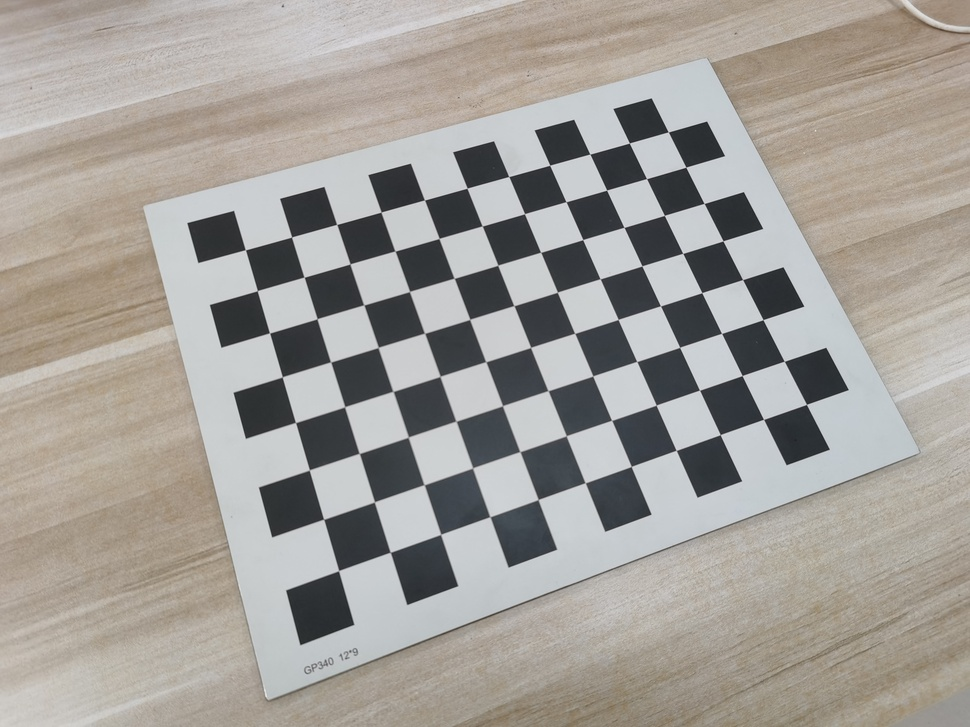
#> input picture exp4/0/1.jpg, 970 x 727 px, shrunk from 3648 x 2736 before the run; its folder holds only this picture in this run
$ python cam_coliberation.py
#> lines starting #> are read from the running program, lines starting #| are printed output that depends on the picture
#> (reads exp4/param/mtx.npy from the repository)
#> (reads exp4/param/dist.npy from the repository)
#> (reads exp4/param/rvecs.npy from the repository)
#> (reads exp4/param/tvecs.npy from the repository)
# E:\environments\media_pipe

import random
import numpy as np
import matplotlib.pyplot as plt
import cv2
import os

import sys;sys.path.append('../')
import utils
# 代码中设置环境变量
os.environ['QT_QPA_PLATFORM_PLUGIN_PATH'] = "D:\YHT\颜浩天\stereo\stereo_env\Lib\site-packages\PyQt5\Qt5\plugins"


# 定位角点
# [19 lines left out: functions find_chessboard_cor, draw_chessboard_cor, not called in this run]


# 旋转向量转旋转矩阵
def Rodriguez(rvecs):
    # 旋转向量模长
    θ = (rvecs[0] * rvecs[0] + rvecs[1] * rvecs[1] + rvecs[2] * rvecs[2])**(1/2)
    # 旋转向量的单位向量
    r = rvecs / θ
    # 旋转向量单位向量的反对称矩阵
    anti_r = np.array([
        [0, -r[2], r[1]],
        [r[2], 0, -r[0]],
        [-r[1], r[0], 0]
    ])
    # 旋转向量转旋转矩阵(Rodriguez公式)     # np.outer(r, r) = r @ r.T 向量外积
    M = np.eye(3) * np.cos(θ) + (1 - np.cos(θ)) * np.outer(r, r) + np.sin(θ) * anti_r
    return M


# 可视化标定过程中的相机位姿
def show_cam_pose(rvecs, tvecs):
    # 相机坐标系下基向量
    vec = np.array([
        [1,0,0],
        [0,1,0],
        [0,0,1]
    ])
    # 相机位姿模型
    cam = (2/3)*np.array([
        [ 1, 1, 2],
        [-1, 1, 2],
        [-1,-1, 2],
        [ 1,-1, 2],
        [ 1, 1, 2],
    ])
    fig = plt.figure()
    ax = fig.add_subplot(111, projection='3d')
    # 绘制每一个角度拍摄的相机
    for i in range(rvecs.shape[0]):
        # 旋转向量转旋转矩阵
        M = Rodriguez(rvecs[i,:])
        # 相机原点 w = R^(-1)(0 - t)
        x0,y0,z0 = M.T @ (-tvecs[i,:])
        c = ['r','g','b']
        # 随机颜色
        hex = '0123456789abcdef'
        rand_c = '#'+''.join([hex[random.randint(0,15)] for _ in range(6)])
        # 绘制相机坐标系
        for j in range(3):
            # 相机位姿(相机坐标系转世界坐标系)
            # w = R^(-1)(c - t)
            x1,y1,z1 = M.T @ (vec[j,:] - tvecs[i,:])
            # 相机坐标系
            ax.plot([x0,x1],[y0,y1],[z0,z1],color=c[j])
        C = (M.T @ (cam - tvecs[i,:]).T).T
        # 绘制相机位姿
        for k in range(4):
            ax.plot([C[k,0],C[k+1,0]],[C[k,1],C[k+1,1]],[C[k,2],C[k+1,2]], color=rand_c)
            ax.plot([x0,C[k+1,0]],[y0,C[k+1,1]],[z0,C[k+1,2]], color=rand_c)
        # 相机编号
        ax.text(x0,y0,z0,i+1)
    # 绘制棋盘格
    for i in range(9):
        ax.plot([0, 11],[-i, -i],[0,0],color="black")
    for i in range(12):
        ax.plot([i, i],[-8, 0],[0,0],color="black")
    # 绘制世界(棋盘格)坐标系
    for i in range(3):
        ax.plot([0, 3*vec[i,0]],[0,  -3*vec[i,1]],[0, 2*vec[i,2]],color=c[i],linewidth=3)
    plt.xlim(-3,14)
    plt.ylim(-13,4)


# 可视化标定过程中的棋盘位姿
def show_chessboard_pose(rvecs, tvecs):
    # 棋盘坐标系下基向量
    vec = np.array([
        [1,0,0],
        [0,1,0],
        [0,0,1]
    ])
    # 相机位姿模型
    C = np.array([
        [ 1, 1, 3],
        [-1, 1, 3],
        [-1,-1, 3],
        [ 1,-1, 3],
        [ 1, 1, 3],
    ])
    fig = plt.figure()
    ax = fig.add_subplot(111, projection='3d')
    c = ['r','g','b'] # 坐标轴颜色
    # 绘制每一个角度拍摄的棋盘格
    for i in range(rvecs.shape[0]):
        # 旋转向量转旋转矩阵
        M = Rodriguez(rvecs[i,:])
        # 棋盘原点 c = Rw + t
        x0,y0,z0 = tvecs[i,:]
        # 随机颜色
        hex = '0123456789abcdef'
        rand_c = '#'+''.join([hex[random.randint(0,15)] for _ in range(6)])
        # 绘制棋盘位姿
        for k in range(0,9):
            b = np.array([[0, -k, 0],[11, -k, 0]])
            b = (M @ b.T + tvecs[i,:].reshape(-1,1)).T
            ax.plot([b[0,0], b[1,0]],[b[0,1], b[1,1]],[b[0,2], b[1,2]],color=rand_c)
        for k in range(0,12):
            b = np.array([[k, -8, 0],[k, 0, 0]])
            b = (M @ b.T + tvecs[i,:].reshape(-1,1)).T
            ax.plot([b[0,0], b[1,0]],[b[0,1], b[1,1]],[b[0,2], b[1,2]],color=rand_c)
            k += 11
        # 绘制棋盘坐标系
        for j in range(3):
            # (世界坐标系转相机坐标系)
            # c = Rw + t
            x1,y1,z1 = M @ vec[j,:] + tvecs[i,:]
            ax.plot([x0,x1],[y0,y1],[z0,z1],color=c[j])
        # 棋盘编号
        ax.text(x0,y0,z0,i+1)
    # 绘制世界(相机)坐标系
    for i in range(3):
        ax.plot([0, vec[i,0]],[0,  -vec[i,1]],[0, 2*vec[i,2]],color=c[i],linewidth=2)
    # 绘制相机位姿
    for i in range(4):
        ax.plot([C[i,0],C[i+1,0]],[C[i,1],C[i+1,1]],[C[i,2],C[i+1,2]], color="black")
        ax.plot([0,C[i+1,0]],[0,C[i+1,1]],[0,C[i+1,2]], color="black")


# 求解内外参数
# [44 lines left out: function CamCalibrate, not called in this run]


# 计算重投影误差:
def CalcReprojError(num, world, cam, mtx, dist, rvecs, tvecs):
    errors = []
    for i in range(num):
        # 计算重投影坐标(dist=0不考虑畸变)
        # reproj, _ = cv2.projectPoints(world[i], rvecs[i], tvecs[i], mtx, dist)
        reproj = CalcProjectPoints(world[i], rvecs[i], tvecs[i], mtx, dist)
        # 原始坐标
        original_pts = cam[i].reshape(cam[i].shape[0], 2)
        # 重投影坐标
        reprojec_pts = reproj.reshape(reproj.shape[0], 2)
        # RMSE
        error = original_pts - reprojec_pts
        error = np.sum(error*error)**(1/2) / reproj.shape[0]
        # 等价:
        # error = cv2.norm(cam[i],reproj, cv2.NORM_L2) / reproj.shape[0]
        errors.append(error)
        # 重投影可视化
        img = cv2.imread('./0/' + str(i+1)+'.jpg')
        # img,_,_ = utils.auto_reshape(img, 1920)
        drawReprojCor(img, original_pts, reprojec_pts, i)

    # 误差条形图
    # 可视化每张图像的误差(单位:像素)
    plt.bar(range(num), errors, width=0.8, label='reproject error', color='#87cefa')
    # 误差平均值(单位:像素)
    mean_error = sum(errors) / num
    plt.plot([-1,num], [mean_error,mean_error], color='r', linestyle='--',label='overall RMSE:%.3f'%(mean_error))
    plt.xticks(range(num), range(1,num+1))
    plt.ylabel('RMSE Error in Pixels')
    plt.xlabel('Images')
    plt.legend()


# 计算重投影坐标
def CalcProjectPoints(world, rvecs, tvecs, mtx, dist):
    # 旋转向量转旋转矩阵
    M = Rodriguez(rvecs)
    # c = Rw + t (世界坐标系转相机坐标系)
    R_t =  (M @ world.T).T + tvecs
    # (相机坐标系到图像坐标系)
    plain_pts = (mtx @ R_t.T) #(3, 88) [X, Y, Z]
    plain_pts = (plain_pts / plain_pts[2,:]).T[:,:2] # (88, 2) [X/Z, Y/Z, 1(舍去)]
    # 去畸变
    c_xy = np.array([mtx[0,2], mtx[1,2]])
    f_xy = np.array([mtx[0,0], mtx[1,1]])

    k1, k2, p1, p2, k3 = dist[0]
    x_y = (plain_pts - c_xy) / f_xy
    r = np.sum(x_y * x_y, 1)

    x_distorted = x_y[:,0] * (1 + k1*r + k2*r*r + k3*r*r*r) + 2*p1*x_y[:,0]*x_y[:,1] + p2*(r + 2*x_y[:,0]*x_y[:,0])
    y_distorted = x_y[:,1] * (1 + k1*r + k2*r*r + k3*r*r*r) + 2*p2*x_y[:,0]*x_y[:,1] + p1*(r + 2*x_y[:,1]*x_y[:,1])
    u_distorted = f_xy[0]*x_distorted + c_xy[0]
    v_distorted = f_xy[1]*y_distorted + c_xy[1]
    plain_pts = np.array([u_distorted,v_distorted]).T
    return plain_pts


# 重投影可视化
def drawReprojCor(img, original_pts, reprojec_pts, idx):
    r,g = (0,0,255),(0,255,0)

    for i in range(original_pts.shape[0]):
        # 原始角点
        x0, y0 = int(round(original_pts[i,0])), int(round(original_pts[i,1]))
        cv2.circle(img, (x0, y0), 10, g, 2, lineType=cv2.LINE_AA)
        # 重投影角点
        x1, y1 = int(round(reprojec_pts[i,0])), int(round(reprojec_pts[i,1]))
        cv2.circle(img, (x1, y1), 10, r, 2, lineType=cv2.LINE_AA)
    cv2.imwrite('./reproject_result/'+ str(idx+1)+'.jpg', img)


# 结果评估与可视化
def evaluate(mtx, dist, rvecs, tvecs, world, cam, num):
    # 计算重投影误差
    CalcReprojError(num, world, cam, mtx, dist, rvecs, tvecs)
#> in CalcReprojError, img is the input picture: shape (727, 970, 3); mean B, G, R 152.8, 158.2, 162
    # # 可视化相机位姿(棋盘静止)
    show_cam_pose(rvecs, tvecs)
    # # 可视化棋盘位姿(相机静止)
    show_chessboard_pose(rvecs, tvecs)
    plt.show()
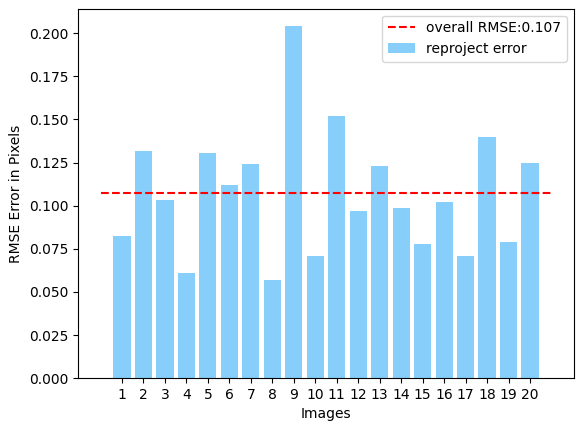
#> figure drawn by matplotlib, 1 panel; tallest bar 0.204 high, from x = 7.6 to 8.4
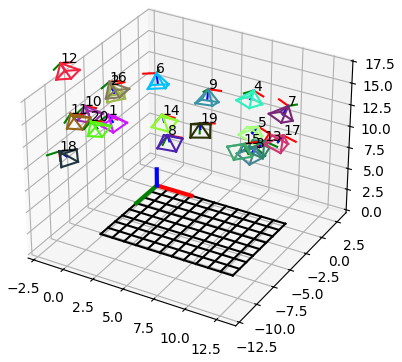
#> figure drawn by matplotlib, 1 panel
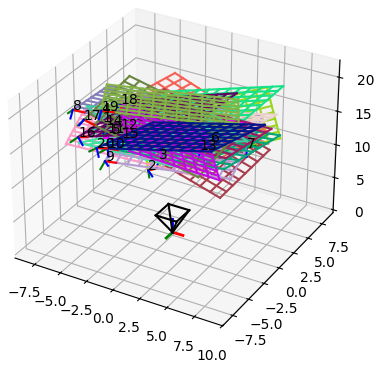
#> figure drawn by matplotlib, 1 panel


# 读取内外参数
def ReadCalibrateParam():
    mtx = np.load('./param/mtx.npy')
    dist = np.load('./param/dist.npy')
    rvecs = np.load('./param/rvecs.npy')
    tvecs = np.load('./param/tvecs.npy')
    world = np.load('./param/world.npy')
    cam = np.load('./param/cam.npy')
    return mtx, dist, rvecs, tvecs, world, cam


if __name__ == '__main__':
    root = './0/'
    ratio = 1 # 4000 / 1920    # 图像缩放比例
    N = 20
    w, h, len = 11, 8, 25  # 标定板规格(内角点个数(11x8)); len是角点间距25mm
    # 标定
    # ret, mtx, dist, rvecs, tvecs = CamCalibrate(ratio, w, h, N, root)
    # 读取标定参数
    mtx, dist, rvecs, tvecs, world, cam = ReadCalibrateParam()
    print("内参矩阵 mtx:\n", mtx)    # 内参数矩阵
    print("畸变系数 dist:\n", dist)   # 畸变系数
    # 结果评估与可视化
    evaluate(mtx, dist, rvecs, tvecs, world, cam, N)
